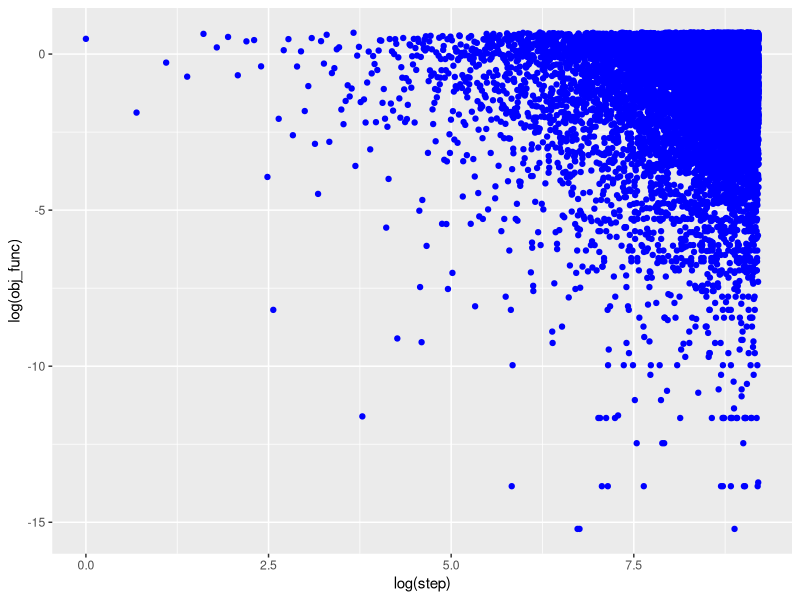
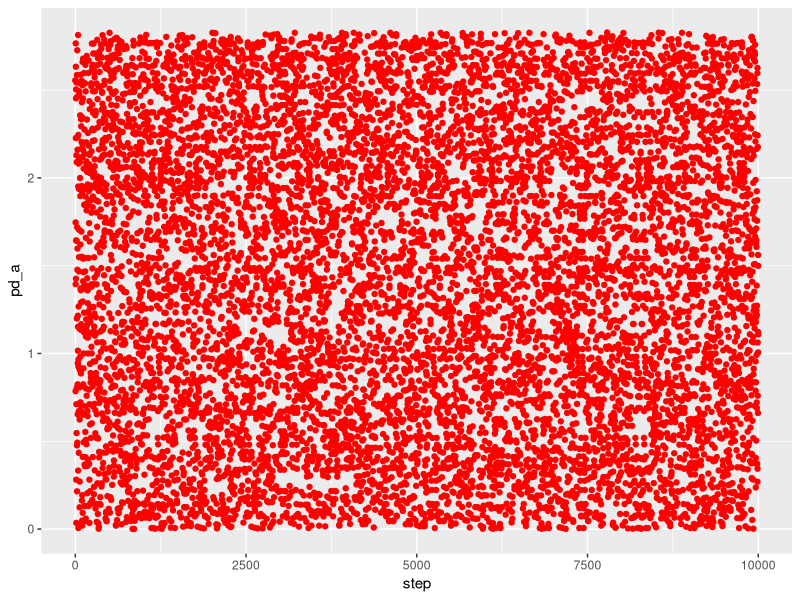

Recreate these plots in R, in order.
### approximation of a real number w arbitrary precision by quadratic integers ###

# Simple gradient descent here #

# The cost function is : C = (a + b* sqrt(d) - desired_num)**2
# del C / del a = -2*(desired_num - a) + 2*b*sqrt(d)
# del C / del b = 2*d*b - 2*(desired_num-a)*sqrt(d)

# Given a guess (a0,b0) then :
# a1 = a0 - learning_rate * delC / del a
# b1 = b0 - learning_rate * del C / del b

# and so on

# Code for Euler problem 591 -- using some niftiness other than constrained brute force line search #

EPS <- 0

library(ggplot2)
options(digits = 20) # useful for this problem because of the large range of values

distance_func <- function(quadint, desired_num, exponent) {
  return((abs(quadint - desired_num))**exponent) # Euclidean minus the square root as doesnt matter
}

partial_derivative_a <- function(desired_num,
                                 a0,
                                 b0,
                                 d) {
  return(-2*(desired_num-a0) + 2*b0*sqrt(d))
}

partial_derivative_b <- function(desired_num,
                                 a0,
                                 b0,
                                 d) {
  return(2*d*b0 - 2*(desired_num-a0)*sqrt(d))
}

non_sqr <- function(N) {
  # rturns all non-square numbers from 1-N

  nsq <- rep(NA, N)

  ctr <- 1

  for (i in 1:N) {
    if ((sqrt(i) - floor(sqrt(i))) > 1.0e-12) {
      nsq[ctr] <- i
      ctr <- ctr + 1

    }
  }

  nsq <- nsq[!is.na(nsq)]

  return(nsq)
}

initialize_values <- function(a0, b0,
                              ab_range=10^13,
                       desired_num = pi,
                       d = 2,
                       learning_rate = 2) {
  return(c(a0=a0, b0=b0,ab_range=ab_range,
           desired_num=desired_num,
           d=d, learning_rate=learning_rate))
}

make_quadint <- function(a, b, d) {
  return( a + b * sqrt(d))
}
# start #

#params <- initialize(
#  0, 0 # rest use defaults
#)

params <- initialize_values(
  0,
  0,
  10^13,
  pi,
  2,
  10^10
)

a0 <- params["a0"]
b0 <- params["b0"]
ab_range <- params["ab_range"]
desired_num <- params["desired_num"]
d <- params["d"]
learning_rate <- params["learning_rate"]

a0 <- sample(ab_range, 1, replace = F)
a0_sign <- ifelse(runif(1) <= 0.5, -1, 1)

a0 <- a0*a0_sign

b0 <- ceiling((desired_num-a0) / sqrt(d))

a0_orig <- a0
b0_orig <- b0

initial_quad_int <- make_quadint(a0, b0, d)

initial_objective_func <- distance_func(
  initial_quad_int,
  desired_num,
  2 # this has to be 2 for the partial derivatives computed above else that needs to be changed too
)

tot_steps <- 10000

grad_desc_df <- data.frame(
  step=rep(NA, tot_steps),
  a_guess=rep(NA, tot_steps),
  b_guess=rep(NA, tot_steps),
  pd_a=rep(NA, tot_steps),
  pd_b=rep(NA, tot_steps),
  qint=rep(NA, tot_steps),
  desired_num=rep(NA, tot_steps),
  obj_func=rep(NA, tot_steps)
)

ctr <- 1

initial_pd_a <- partial_derivative_a(desired_num, a0, b0, d)
initial_pd_b <- partial_derivative_b(desired_num, a0, b0, d)

grad_desc_df[ctr,] <- c(1, a0, b0, initial_pd_a, initial_pd_b, initial_quad_int, desired_num, initial_objective_func)

a_best <- a0
b_best <- b0
obj_best <- initial_objective_func

ctr <- ctr + 1
for (t in 1:(tot_steps-1)) {

  cat("Step:", t, "\n")

  pd_a <- partial_derivative_a(desired_num, a0+EPS, b0+EPS, d)
  pd_b <- partial_derivative_b(desired_num, a0+EPS, b0+EPS, d)


  # new guess
  a1 <- a0 - learning_rate * pd_a
  b1  <- b0 - learning_rate * pd_b

  a1 <- ceiling(a1)

  a1_sign <- sign(a1)

  # restrict to the range allowed
  a1 <- abs(a1) %% ab_range

  a1 <- a1 * a1_sign

  # compute b1 instead of using its gradient!
  b1 <- ceiling((desired_num - a1) / sqrt(d))

  # new guess on the
  new_quad_int <- make_quadint(a1, b1, d)

  new_objective_func <- distance_func(new_quad_int, desired_num, 2)

  grad_desc_df[ctr, ] <- c(ctr, a1, b1, pd_a, pd_b, new_quad_int, desired_num, new_objective_func)

  a0 <- a1
  b0 <- b1

  if (new_objective_func < initial_objective_func) {
    a_best <- a1
    b_best <- b1
    obj_best <- new_objective_func
  }

  ctr <- ctr + 1
}

# plot

ggplot(data = grad_desc_df, aes(x = log(step), y = log(obj_func))) + geom_point(colour = "blue")

# plot the partial derivative of a

ggplot(data = grad_desc_df, aes(x = step, y = pd_a)) + geom_point(colour = "red")

